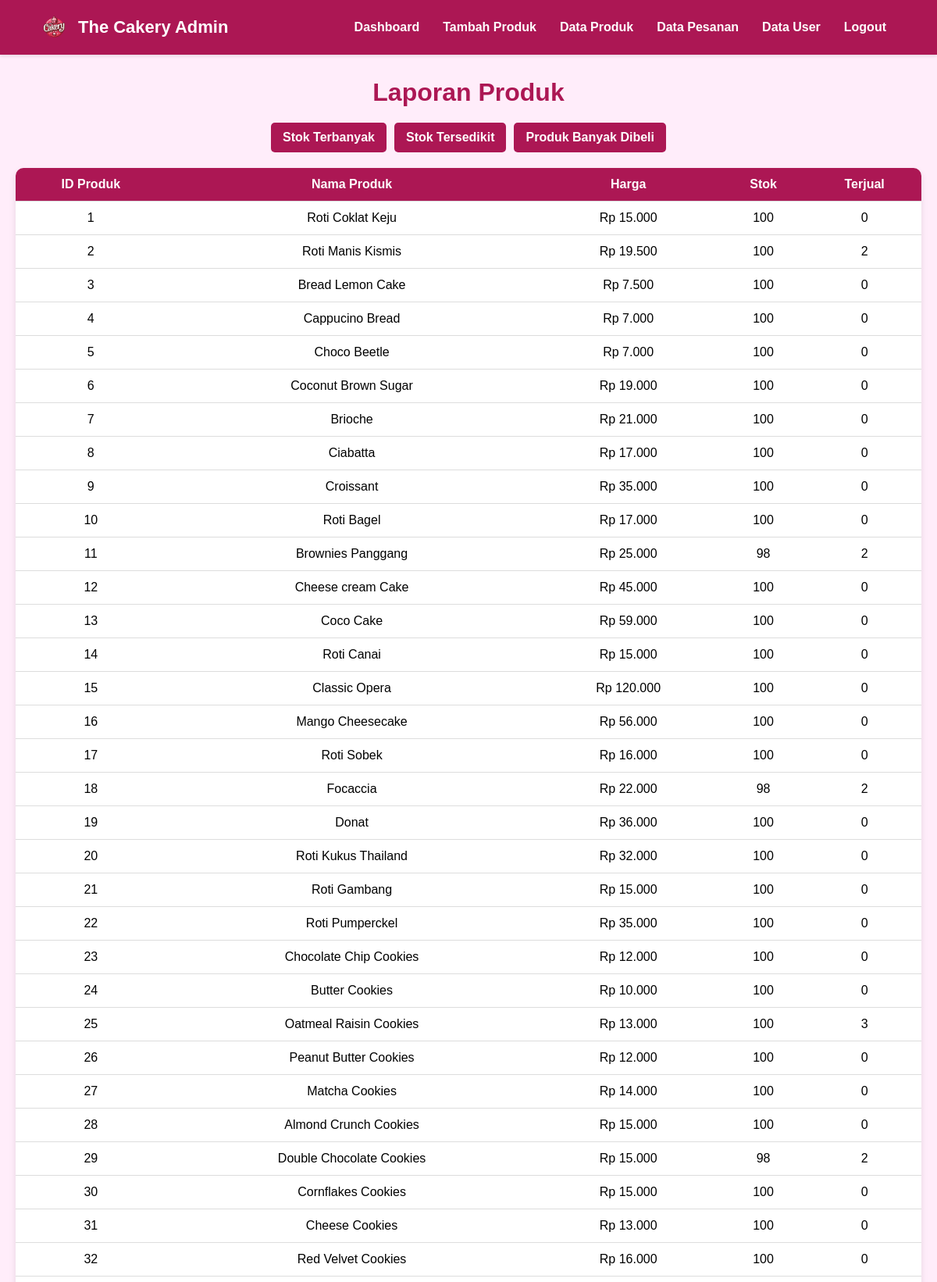
/admin/admin_laporan.php (upper part), run on the app's committed database.
### tables this page shows
CREATE TABLE `tb_produk` (
  `id` int(11) NOT NULL,
  `nama_produk` varchar(255) NOT NULL,
  `deskripsi` text NOT NULL,
  `harga` decimal(10,0) NOT NULL,
  `stok` int(11) NOT NULL,
  `gambar` varchar(255) NOT NULL,
  `kategori` varchar(100) NOT NULL,
  `crated_at` timestamp(6) NOT NULL DEFAULT current_timestamp(6) ON UPDATE current_timestamp(6)
);

### admin/admin_laporan.php (the view, shortened to what this page needs)
<?php
include 'koneksi.php';
$query = "
    SELECT
        tb_produk.id,
        tb_produk.nama_produk,
        tb_produk.harga,
        tb_produk.stok,
        COALESCE(SUM(tb_detailpes.jumlah), 0) AS total_terjual
    FROM
        tb_produk
    LEFT JOIN
        tb_detailpes
    ON
        tb_produk.nama_produk = tb_detailpes.nama_produk
    GROUP BY
        tb_produk.id, tb_produk.nama_produk, tb_produk.harga, tb_produk.stok
";
$result = mysqli_query($koneksi, $query);
?>
<!DOCTYPE html>
<html lang="id">
<head>
<link rel="stylesheet" href="https://cdnjs.cloudflare.com/ajax/libs/font-awesome/6.5.0/css/all.min.css">
</head>
<body>
<?php include 'navmenu.php'; ?>
<h1>Laporan Produk</h1>
<div class="button-group">
    <a href="admin_laporan.php?filter=stok_terbanyak">Stok Terbanyak</a>
    <a href="admin_laporan.php?filter=stok_tersedikit">Stok Tersedikit</a>
    <a href="admin_laporan.php?filter=banyak_dibeli">Produk Banyak Dibeli</a>
</div>
<table>
    <thead>
        <tr>
            <th>ID Produk</th>
            <th>Nama Produk</th>
            <th>Harga</th>
            <th>Stok</th>
            <th>Terjual</th>
        </tr>
    </thead>
    <tbody>
        <?php
        if (mysqli_num_rows($result) > 0) {
            while ($data = mysqli_fetch_assoc($result)) {
                echo "<tr>";
                echo "<td>".htmlspecialchars($data['id'])."</td>";
                echo "<td>".htmlspecialchars($data['nama_produk'])."</td>";
                echo "<td>Rp ".number_format($data['harga'], 0, ',', '.')."</td>";
                echo "<td>".htmlspecialchars($data['stok'])."</td>";
                echo "<td>".htmlspecialchars($data['total_terjual'])."</td>";
                echo "</tr>";
            }
        } else {
            echo "<tr><td colspan='5' class='no-data'>Tidak ada data produk tersedia.</td></tr>";
        }
        ?>
    </tbody>
</table>
</body>
</html>

### admin/admin_laporan.php (style rules this page uses)
body { background-color: #FFEDFA; padding: 20px; font-family: 'Arial', sans-serif; }
h1 { text-align: center; color: #AC1754; margin-bottom: 20px; }
.button-group { display: flex; justify-content: center; gap: 10px; margin-bottom: 20px; }
.button-group a { text-decoration: none; background-color: #AC1754; color: white; padding: 10px 15px; border-radius: 5px; font-weight: bold; transition: background-color 0.3s; }
table { width: 100%; border-collapse: collapse; background-color: white; border-radius: 10px; overflow: hidden; box-shadow: 0 4px 8px rgba(0,0,0,0.1); }
th, td { padding: 12px; border-bottom: 1px solid #ddd; text-align: center; }
th { background-color: #AC1754; color: white; }

### admin/navmenu.php (style rules this page uses)
* { margin: 0; padding: 0; box-sizing: border-box; font-family: 'Arial', sans-serif; }
body { background-color: #FFEDFA; padding: 100px 20px 20px; }

### data on the page
tb_produk: id "1", nama_produk "Roti Coklat Keju", harga "15.000", stok "100", total_terjual "0"
tb_produk: id "2", nama_produk "Roti Manis Kismis", harga "19.500", stok "100", total_terjual "2"
tb_produk: id "3", nama_produk "Bread Lemon Cake", harga "7.500", stok "100", total_terjual "0"
tb_produk: id "4", nama_produk "Cappucino Bread", harga "7.000", stok "100", total_terjual "0"
tb_produk: id "5", nama_produk "Choco Beetle", harga "7.000", stok "100", total_terjual "0"
tb_produk: id "6", nama_produk "Coconut Brown Sugar", harga "19.000", stok "100", total_terjual "0"
tb_produk: id "7", nama_produk "Brioche", harga "21.000", stok "100", total_terjual "0"
tb_produk: id "8", nama_produk "Ciabatta", harga "17.000", stok "100", total_terjual "0"
tb_produk: id "9", nama_produk "Croissant", harga "35.000", stok "100", total_terjual "0"
tb_produk: id "10", nama_produk "Roti Bagel", harga "17.000", stok "100", total_terjual "0"
tb_produk: id "11", nama_produk "Brownies Panggang", harga "25.000", stok "98", total_terjual "2"
tb_produk: id "12", nama_produk "Cheese cream Cake", harga "45.000", stok "100", total_terjual "0"
tb_produk: id "13", nama_produk "Coco Cake", harga "59.000", stok "100", total_terjual "0"
tb_produk: id "14", nama_produk "Roti Canai", harga "15.000", stok "100", total_terjual "0"
tb_produk: id "15", nama_produk "Classic Opera", harga "120.000", stok "100", total_terjual "0"
tb_produk: id "16", nama_produk "Mango Cheesecake", harga "56.000", stok "100", total_terjual "0"
tb_produk: id "17", nama_produk "Roti Sobek", harga "16.000", stok "100", total_terjual "0"
tb_produk: id "18", nama_produk "Focaccia", harga "22.000", stok "98", total_terjual "2"
tb_produk: id "19", nama_produk "Donat", harga "36.000", stok "100", total_terjual "0"
tb_produk: id "20", nama_produk "Roti Kukus Thailand", harga "32.000", stok "100", total_terjual "0"
tb_produk: id "21", nama_produk "Roti Gambang", harga "15.000", stok "100", total_terjual "0"
tb_produk: id "22", nama_produk "Roti Pumperckel", harga "35.000", stok "100", total_terjual "0"
tb_produk: id "23", nama_produk "Chocolate Chip Cookies", harga "12.000", stok "100", total_terjual "0"
tb_produk: id "24", nama_produk "Butter Cookies", harga "10.000", stok "100", total_terjual "0"
tb_produk: id "25", nama_produk "Oatmeal Raisin Cookies", harga "13.000", stok "100", total_terjual "3"
tb_produk: id "26", nama_produk "Peanut Butter Cookies", harga "12.000", stok "100", total_terjual "0"
tb_produk: id "27", nama_produk "Matcha Cookies", harga "14.000", stok "100", total_terjual "0"
tb_produk: id "28", nama_produk "Almond Crunch Cookies", harga "15.000", stok "100", total_terjual "0"
tb_produk: id "29", nama_produk "Double Chocolate Cookies", harga "15.000", stok "98", total_terjual "2"
tb_produk: id "30", nama_produk "Cornflakes Cookies", harga "15.000", stok "100", total_terjual "0"
tb_produk: id "31", nama_produk "Cheese Cookies", harga "13.000", stok "100", total_terjual "0"
tb_produk: id "32", nama_produk "Red Velvet Cookies", harga "16.000", stok "100", total_terjual "0"
